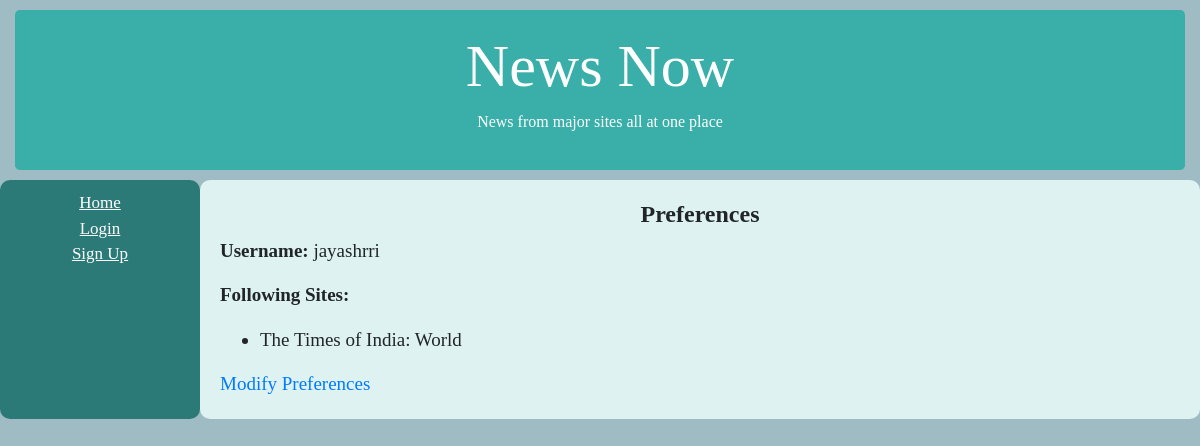
/newspage/preferences/1, run on an earlier commit of the app's database.
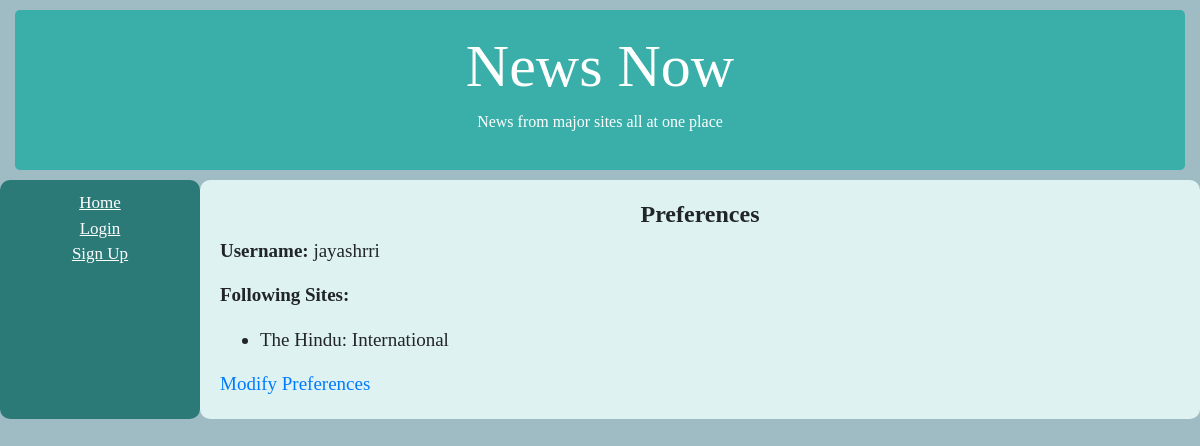
And on a later commit of the database.
### newspage/models.py (models this page shows, shortened)
class UserPreferences(models.Model):
    user_name=models.OneToOneField(User, on_delete=models.CASCADE)
    following_sites=models.ManyToManyField(FeedList, help_text='Select sites to follow')
    def __str__(self):
        return f'{self.user_name}'
    __str__.short_description='Username'
    def display_sites(self):
        return '\n'.join([str(sites) for sites in self.following_sites.all()])
    display_sites.short_description='Sites Following'
    class Meta:
        verbose_name='User Preference'
        verbose_name_plural='User Preferences'

class FeedList(models.Model):
    main_site=models.ForeignKey(MainSite, on_delete=models.SET_NULL, null=True, help_text='Enter the name of the Main Site')
    topic_name=models.CharField(max_length=100, help_text='Enter the topic of articles')
    url=models.CharField(max_length=1000, help_text='Enter URL of topic RSS Feed')
    last_update=models.DateTimeField(default=None, blank=True, null=True)
    def __str__(self):
        return f'{self.main_site.name}: {self.topic_name}'
    __str__.short_description='Feed Name'
    class Meta:
        verbose_name='Feed List'

class MainSite(models.Model):
    name=models.CharField(max_length=100, help_text='Enter name of main site')
    class Meta:
        verbose_name='Main Site'

### newspage/views.py (the view)
# urls.py: path('preferences/<int:pk>', views.UserPreferencesDetail.as_view(), name='user-prefs'),
class UserPreferencesDetail(DetailView):
    model=UserPreferences
    template_name='preferences_detail.html'

### newspage/templates/preferences_detail.html
{% extends 'base_generic.html' %}
{% block content %}
<h4>Preferences</h4>
<p><strong>Username: </strong>{{ userpreferences.user_name.username }}</p>
<p><strong>Following Sites: </strong></p>
<ul>
{% for site in userpreferences.following_sites.all %}
    <li>{{ site }}</li>
{% endfor %}
</ul>
<a href="{% url 'user-prefs-update' user.userpreferences.pk %}">Modify Preferences</a>
{% endblock %}

### newspage/templates/base_generic.html (shortened to what this page needs)
<!DOCTYPE html>
<html>
    <head>
        <link rel="stylesheet" href="https://stackpath.bootstrapcdn.com/bootstrap/4.1.3/css/bootstrap.min.css">
        {% load static %}
        <link rel="stylesheet" href="{% static 'style.css' %}">
    </head>
    <body>
        <div class="container-fluid">
            <div class="jumbotron">
                <div class="text-center">
                    <h1>News Now</h1>
                    <p>
                        News from major sites all at one place
                    </p>
                </div>
            </div>
            <div class="row">
                <div class="col-sm-2">
                    {% block sidebar %}
                    <ul class="sidebar-nav">
                        <li><a href="{% url 'index' %}">Home</a></li>
                        {% if user.is_authenticated %}
                        <br>
                        <p>User: {{user.username}}</p>
                        <li><a href="{% url 'topics' user.userpreferences.pk %}">Following Topics</a></li>
                        <li><a href="{% url 'user-prefs' user.userpreferences.pk %}">Preferences</a></li>
                        <li><a href="{% url 'logout' %}">Logout</a></li>
                        {% else %}
                        <li><a href="{% url 'login' %}">Login</a></li>
                        <li><a href="{% url 'signup' %}">Sign Up</a></li>
                        {% endif %}
                    </ul>
                    {% endblock %}
                </div>
                <div class="col-sm-10">
                    <div class="content">
                        {% block content %}
                        {% endblock %}
                    </div>
                </div>
            </div>
        </div>
    </body>
</html>

### newspage/static/style.css (style rules this page uses)
.sidebar-nav { list-style: none; padding: 10px; color: #FEFFFF; text-align: center; font-size: 17px; }
h4 { text-align: center; }
.sidebar-nav a { color: #FEFFFF; text-decoration: underline; }
.col-sm-2 { background-color: #2B7A78; border-radius: 10px; }
.jumbotron { margin-bottom: 10px; margin-top: 10px; padding: 20px; background-color: #3AAFA9; color: #FEFFFF; }
.jumbotron h1 { font-size: 60px; }
html body { background-color: rgb(159, 188, 197); font-family: Georgia, 'Times New Roman', Times, serif; }
.col-sm-10 { background-color: #DEF2F1; border-radius: 10px; padding: 20px; font-size: 19px; }
.col-sm-10 h4 { text-align: center; font-weight: bold; }

What changed in the data, as far as the page shows it:
removed FeedList: main_site+topic_name "The Times of India: World"
added FeedList: main_site+topic_name "The Hindu: International"
